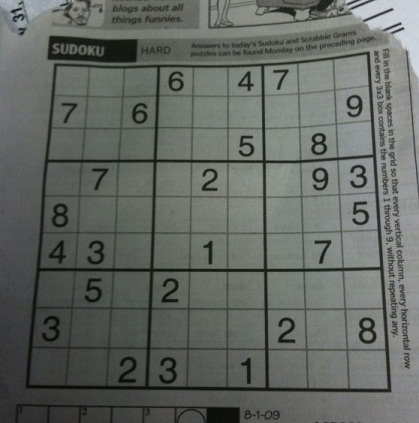
#> input picture 7. hafta/resim/sudoku.jpg, 419 x 423 px
$ python 14_1_cevap.py
#> lines starting #> are read from the running program, lines starting #| are printed output that depends on the picture
"""
1 - Parametre olarak verilen x1,y1 ve x2,y2 değerlerine
    göre resmi kırpan fonksiyon
"""
import cv2 as cv

def resim_kirp(resim, x1, y1, x2, y2):
    return resim[y1:y2, x1:x2]

resim = cv.imread("../resim/sudoku.jpg")
#> resim is the input picture: shape (423, 419, 3); mean B, G, R 98.9, 103.6, 99.4
kirpilmis_resim = resim_kirp(resim, 100, 100, 300, 400)
#> in resim_kirp, `return resim[y1:y2, x1:x2]`:
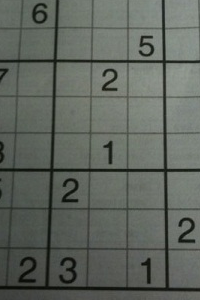
#> returned value: shape (300, 200, 3); mean of channels 0, 1, 2 94.2, 101.2, 95.7; drawn as B, G, R
cv.imshow("kirpilmis resim", kirpilmis_resim)
cv.waitKey(0)

$ run again, with 7. hafta/resim/a.png saved as 7. hafta/resim/sudoku.jpg
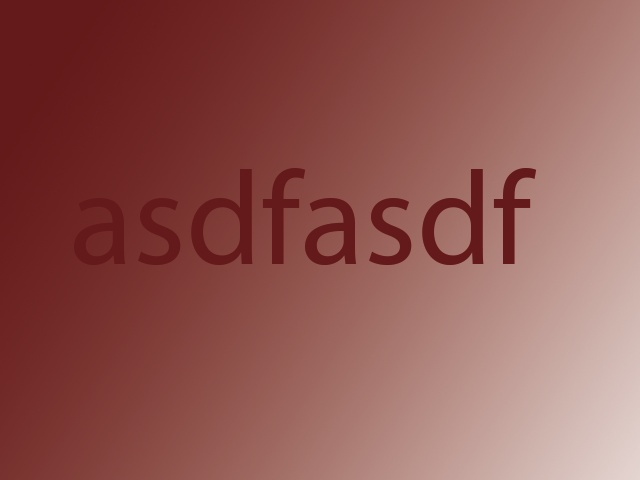
#> input picture 7. hafta/resim/a.png, 640 x 480 px
#> resim is the input picture: shape (480, 640, 3); mean B, G, R 82.5, 87.4, 145.3
#> in resim_kirp, `return resim[y1:y2, x1:x2]`:
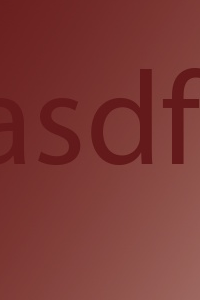
#> returned value: shape (300, 200, 3); mean of channels 0, 1, 2 53.2, 57, 124.7; drawn as B, G, R
